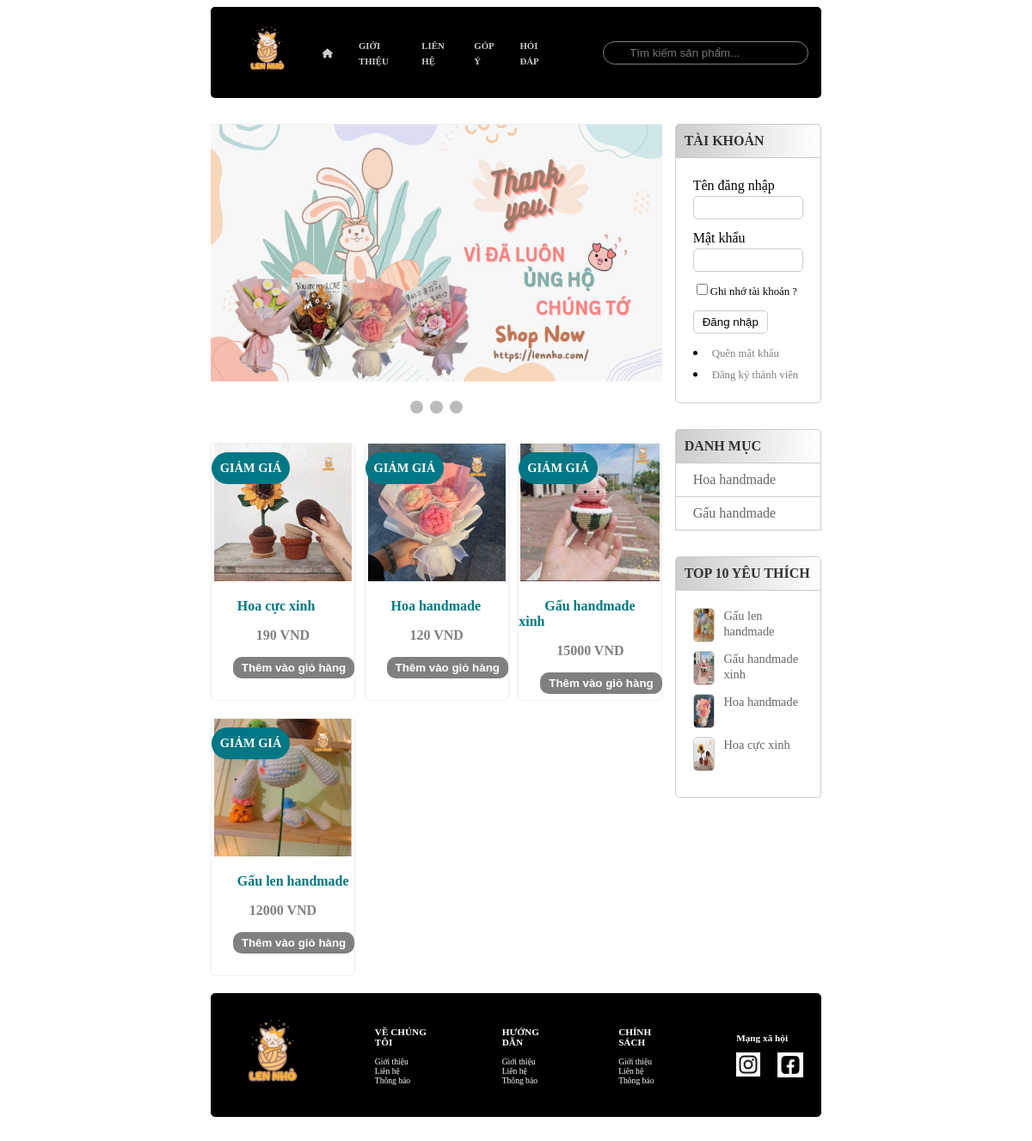
The page / on the database its author committed.
### tables this page shows
CREATE TABLE `sanpham` (
  `id` int(11) NOT NULL,
  `name` varchar(255) NOT NULL,
  `price` int(11) DEFAULT 0,
  `img` varchar(255) DEFAULT NULL,
  `mota` text DEFAULT NULL,
  `luotxem` int(11) DEFAULT 0,
  `iddm` int(11) NOT NULL
);

CREATE TABLE `danhmuc` (
  `id` int(11) NOT NULL,
  `name` varchar(255) NOT NULL
);

### model/pdo.php (called while the page is built, shortened)
<?php
function pdo_get_connection()
{
    $dburl = "mysql:host=localhost;dbname=da1-greenshop;charset=utf8";
    $username = 'root';
    $password = '';
    $conn = new PDO($dburl, $username, $password);
    $conn->setAttribute(PDO::ATTR_ERRMODE, PDO::ERRMODE_EXCEPTION);
    return $conn;
}
function pdo_query($sql)
{
    $sql_args = array_slice(func_get_args(), 1);
    try {
        $conn = pdo_get_connection();
        $stmt = $conn->prepare($sql);
        $stmt->execute($sql_args);
        $rows = $stmt->fetchAll();
        return $rows;
    } catch (PDOException $e) {
        throw $e;
    } finally {
        unset($conn);
    }
}

### model/sanpham.php (called while the page is built, shortened)
<?php
function loadall_sanpham_top10()
{
    $sql = "select * from sanpham where 1 order by luotxem desc limit 0,10";
    $listsanpham = pdo_query($sql);
    return $listsanpham;
}
function loadall_sanpham_home()
{
    $sql = "select * from sanpham where 1 order by id desc limit 0,9";
    $listsanpham = pdo_query($sql);
    return $listsanpham;
}

### global.php (called while the page is built)
<?php
$img_path="upload/"
?>

### model/danhmuc.php (called while the page is built, shortened)
<?php
function loadall_danhmuc(){
    $sql = "select * from danhmuc order by id desc";
    $listdanhmuc = pdo_query($sql);
    return $listdanhmuc;
}
?>

### view/home.php (the view, shortened to what this page needs)
<div class="row mb ">
    <div class="boxtrai mr">
        <div class="row">
            <div class="banner mb">
                <div class="slideshow-container">
                    <div class="mySlides fade">
                        <div class="numbertext"></div>
                        <img src="view/images/sp2.png" style="width:100%">
                        <div class="text"></div>
                    </div>
                </div>
                <br>
                <div style="text-align:center">
                    <span class="dot" onclick="currentSlide(1)"></span>
                    <span class="dot" onclick="currentSlide(2)"></span>
                    <span class="dot" onclick="currentSlide(3)"></span>
                </div>
            </div>
        </div>
        <div class="row">
            <?php
            $i = 0;
            foreach ($spnew as $sp) {
                extract($sp);
                $linksp = "index.php?act=sanphamct&idsp=" . $id;
                $hinh = $img_path . $img;
                if (($i == 2) || ($i == 5) || ($i == 8))
                    $mr = "";
                else {
                    $mr = "mr";
                }
                echo '
    <div class="boxsp ' . $mr . '">
                <strong><div class="n4">GIẢM GIÁ</div></strong>
                <div class=" row img">  <a href="' . $linksp . '"><img src="' . $hinh . '" alt=""></a></div>
                <form action="index.php?act=addtocart" method="post">
                <input type="hidden" name="id" value="' . $id . '">
                <input type="hidden" name="price" value="' . $price . '">
                <input type="hidden" name="img" value="' . $img . '">
                <input type="hidden" name="name" value="' . $name . '">
                <input class="hd1" type="submit" name="addtocart" value="+">
                <strong><a class="n1" href="' . $linksp . '">' . $name . '</a></strong>
                <strong><p class="n2">' . $price . ' VND</p></strong>
                <div class="n3" class="row btnaddtocart">
                <form action="index.php?act=addtocart" method="post">
                <input type="hidden" name="id" value="' . $id . '">
                <input type="hidden" name="price" value="' . $price . '">
                <input type="hidden" name="img" value="' . $img . '">
                <input type="hidden" name="name" value="' . $name . '">
                <input type="submit" name="addtocart" value="Thêm vào giỏ hàng">
                </form>
                </div>
            </div>';
                $i += 1;
            }
            ?>
        </div>
    </div>
    <div class="boxphai">
        <?php
        include "boxright.php";
        ?>
    </div>
</div>

### view/boxright.php
<div class="row mb">
    <div class="boxtitle"><strong>TÀI KHOẢN</strong></div>
    <div class="boxcontent formtaikhoan">
        <?php
        if (isset($_SESSION['user'])) {
            extract($_SESSION['user']);
        ?>
            <div class="row mb-10">
                <strong style="color:black ;">xin chào: </strong>
               <span style="font-size:13px; color: gray;"> <?= $user ?></span>
            </div>
            <div class="row mb-10">
            <li>
                    <a href="index.php?act=mybill"> Đơn hàng của tôi</a>
                </li>
                <li>
                    <a href="index.php?act=quenmk">Quên mật khẩu</a>
                </li>
                <li>
                    <a href="index.php?act=edit_taikhoan">Cập nhật tài khoản</a>
                </li>
                <?php if ($role==1){ ?>
<li>
                    <a href="admin/index.php">Đăng nhập Admin</a>
                </li>
<?php } ?>
                <li>
                    <a href="index.php?act=thoat"><i class="fa-solid fa-share-from-square"></i></a>
                </li>
            </div>
        <?php
        } else {
        ?>
            <form action="index.php?act=dangnhap" method="post">
                <div class="row mb-10">
                    Tên đăng nhập <br>
                    <input type="text" name="user">
                </div>
                <div class="row mb-10">
                    Mật khẩu <br>
                    <input type="password" name="pass" id="">
                </div>
                <div class="row mb-10">
                    <input type="checkbox" name="" id=""><span style="font-size:0.8rem ;">Ghi nhớ tài khoản ?</span>
                </div>
                <div class="row mb-10">
                    <input type="submit" value="Đăng nhập" name="dangnhap">
                </div>
            </form>
            <li>
                <a href="">Quên mật khẩu</a>
            </li>
            <li>
                <a href="index.php?act=dangky">Đăng ký thành viên</a>
            </li>
        <?php
        }
        ?>
    </div>
</div>
<div class="row mb">
    <div class="boxtitle"><strong>DANH MỤC</strong></div>
    <div class="boxcontent2 menudoc">
        <ul>
            <?php
            foreach ($dsdm as $dm) {
                extract($dm);
                $linkdm = "index.php?act=sanpham&iddm=" . $id;
                echo '
         <li>
        <a href="' . $linkdm . '">' . $name . '</a>
        </li>';
            }
            ?>
        </ul>
    </div>
</div>
<div class="row">
    <div class="boxtitle"><strong>TOP 10 YÊU THÍCH</strong></div>
    <div class="row boxcontent">
        <?php
        foreach ($dstop10 as $sp) {
            extract($sp);
            $linksp = "index.php?act=sanphamct&idsp=" . $id;
            $img = $img_path . $img;
            echo '
    <div class="row mb-10 top10">
    <a href="' . $linksp . '"><img src="' . $img . '" alt=""></a>
                    <a href="' . $linksp . '">' . $name . '</a>
                </div>
    ';
        }
        ?>
    </div>

### rows shown on the page
sanpham: img (picture), name "Hoa cực xinh", price "190", shows a picture
sanpham: img (picture), name "Hoa handmade", price "120", shows a picture
sanpham: img (picture), name "Gấu handmade xinh", price "15000", shows a picture
sanpham: img (picture), name "Gấu len handmade", price "12000", shows a picture
danhmuc: name "Hoa handmade"
danhmuc: name "Gấu handmade"
